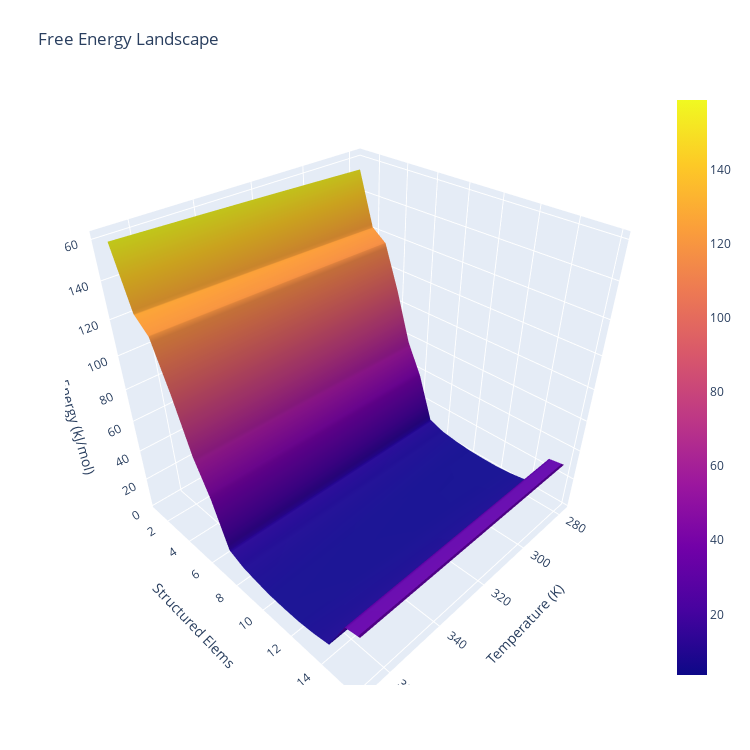

This figure's notebook cell:
### Code cell
import plotly.graph_objects as go 

z = g_vecs

fig = go.Figure(data=[go.Surface(x=g_vecs.columns, y=np.linspace(1, N_PLANES, N_PLANES), z=z.values)])
fig.update_layout(title='Free Energy Landscape',
                  scene=dict(xaxis_title='Temperature (K)', yaxis_title='Structured Elems', zaxis_title='Free Energy (kJ/mol)'),
                  width=750, height=750, autosize = False,
                  margin=dict(l=65, r=50, b=65, t=90)
                  )

### Figure 1 — Plotly figure (JSON) as saved in the notebook; plotly's stock layout.template omitted (floating-point values rounded to 4 significant figures; data arrays with more than 128 entries replaced by an {"elided": "..."} marker saying what was removed)
{"data": [{"type": "surface", "x": [278, 288, 298, 308, 318, 328, 338, 348, 358, 368], "y": [1, 2, 3, 4, 5, 6, 7, 8, 9, 10, 11, 12, 13, 14, 15, 16], "z": {"elided": "17x10 float values"}}], "layout": {"autosize": false, "height": 750, "margin": {"b": 65, "l": 65, "r": 50, "t": 90}, "scene": {"xaxis": {"title": {"text": "Temperature (K)"}}, "yaxis": {"title": {"text": "Structured Elems"}}, "zaxis": {"title": {"text": "Free Energy (kJ/mol)"}}}, "title": {"text": "Free Energy Landscape"}, "width": 750}}
